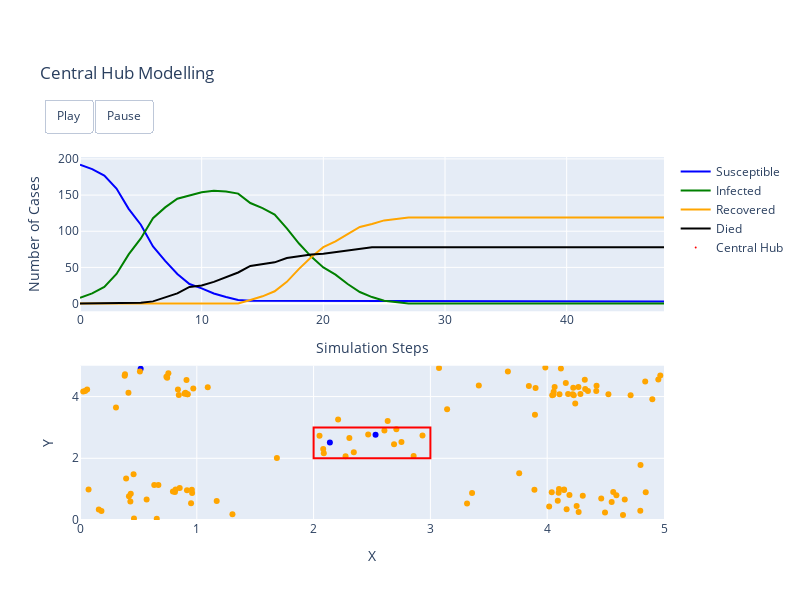

The notebook cell this image was saved under:
### Code cell
replay_plot(negatives, positives, survivors, deaths, df, grid_max=grid_max, loc_grid=central_location_grid)

### Figure 1 — Plotly figure (JSON) as saved in the notebook; plotly's stock layout.template omitted (floating-point values rounded to 4 significant figures)
{"data": [{"line": {"color": "blue", "width": 2}, "mode": "lines", "name": "Susceptible", "type": "scatter", "x": [0, 1, 2, 3, 4, 5, 6, 7, 8, 9, 10, 11, 12, 13, 14, 15, 16, 17, 18, 19, 20, 21, 22, 23, 24, 25, 26, 27, 28, 29, 30, 31, 32, 33, 34, 35, 36, 37, 38, 39, 40, 41, 42, 43, 44, 45, 46, 47, 48], "xaxis": "x", "y": [192, 186, 177, 159, 131, 109, 79, 59, 41, 27, 21, 14, 9, 5, 4, 4, 3, 3, 3, 3, 3, 3, 3, 3, 3, 3, 3, 3, 3, 3, 3, 3, 3, 3, 3, 3, 3, 3, 3, 3, 3, 3, 3, 3, 3, 3, 3, 3, 3, 3], "yaxis": "y"}, {"line": {"color": "green", "width": 2}, "mode": "lines", "name": "Infected", "type": "scatter", "x": [0, 1, 2, 3, 4, 5, 6, 7, 8, 9, 10, 11, 12, 13, 14, 15, 16, 17, 18, 19, 20, 21, 22, 23, 24, 25, 26, 27, 28, 29, 30, 31, 32, 33, 34, 35, 36, 37, 38, 39, 40, 41, 42, 43, 44, 45, 46, 47, 48], "xaxis": "x", "y": [8, 14, 23, 41, 68, 90, 118, 133, 145, 150, 154, 156, 155, 152, 139, 132, 123, 104, 83, 65, 50, 40, 27, 16, 9, 4, 2, 0, 0, 0, 0, 0, 0, 0, 0, 0, 0, 0, 0, 0, 0, 0, 0, 0, 0, 0, 0, 0, 0, 0], "yaxis": "y"}, {"line": {"color": "orange", "width": 2}, "mode": "lines", "name": "Recovered", "type": "scatter", "x": [0, 1, 2, 3, 4, 5, 6, 7, 8, 9, 10, 11, 12, 13, 14, 15, 16, 17, 18, 19, 20, 21, 22, 23, 24, 25, 26, 27, 28, 29, 30, 31, 32, 33, 34, 35, 36, 37, 38, 39, 40, 41, 42, 43, 44, 45, 46, 47, 48], "xaxis": "x", "y": [0, 0, 0, 0, 0, 0, 0, 0, 0, 0, 0, 0, 0, 0, 5, 10, 17, 30, 48, 64, 78, 86, 96, 106, 110, 115, 117, 119, 119, 119, 119, 119, 119, 119, 119, 119, 119, 119, 119, 119, 119, 119, 119, 119, 119, 119, 119, 119, 119, 119], "yaxis": "y"}, {"line": {"color": "black", "width": 2}, "mode": "lines", "name": "Died", "type": "scatter", "x": [0, 1, 2, 3, 4, 5, 6, 7, 8, 9, 10, 11, 12, 13, 14, 15, 16, 17, 18, 19, 20, 21, 22, 23, 24, 25, 26, 27, 28, 29, 30, 31, 32, 33, 34, 35, 36, 37, 38, 39, 40, 41, 42, 43, 44, 45, 46, 47, 48], "xaxis": "x", "y": [0, 0, 0, 0, 1, 1, 3, 8, 14, 23, 25, 30, 36, 43, 52, 54, 57, 63, 66, 68, 69, 71, 74, 75, 78, 78, 78, 78, 78, 78, 78, 78, 78, 78, 78, 78, 78, 78, 78, 78, 78, 78, 78, 78, 78, 78, 78, 78, 78, 78], "yaxis": "y"}, {"marker": {"color": "blue"}, "mode": "markers", "name": "Susceptible", "showlegend": false, "type": "scatter", "x": [2.53, 0.5193, 2.139], "xaxis": "x2", "y": [2.764, 4.9, 2.514], "yaxis": "y2"}, {"marker": {"color": "green"}, "mode": "markers", "name": "Infected", "showlegend": false, "type": "scatter", "x": [10], "xaxis": "x2", "y": [10], "yaxis": "y2"}, {"marker": {"color": "orange"}, "mode": "markers", "name": "Recovered", "showlegend": false, "type": "scatter", "x": [0.4346, 2.752, 0.8537, 0.8189, 0.5705, 1.305, 0.813, 0.462, 0.161, 2.467, 1.686, 0.7958, 0.4312, 0.419, 2.606, 0.08748, 2.087, 0.395, 0.9509, 0.9599, 0.4588, 0.6357, 0.1835, 0.9575, 0.6712, 0.9159, 0.6572, 0.07338, 1.17, 4.179, 4.24, 3.663, 4.267, 4.524, 3.901, 3.895, 4.218, 3.415, 4.42, 4.117, 4.055, 4.839, 4.422, 4.052, 4.322, 4.951, 4.105, 4.159, 4.325, 4.349, 4.064, 4.228, 4.284, 3.074, 4.043, 4.714, 3.984, 4.968, 3.843, 4.223, 4.9, 0.06111, 0.97, 0.02792, 0.846, 0.7465, 0.3825, 0.4149, 0.3851, 0.5129, 0.8946, 0.8386, 2.306, 0.7396, 2.932, 2.634, 2.856, 0.7566, 0.04447, 0.9233, 0.9117, 0.9025, 2.274, 1.094, 0.9181, 3.143, 0.3081, 4.797, 4.592, 4.565, 2.082, 4.305, 4.495, 4.552, 4.098, 4.664, 4.844, 2.709, 3.891, 3.76, 4.799, 4.101, 4.166, 2.21, 4.649, 4.463, 4.145, 4.144, 4.269, 4.09, 4.017, 2.344, 2.051, 2.689, 3.314, 4.039, 4.252, 4.19, 3.357], "xaxis": "x2", "y": [0.8539, 2.526, 1.034, 0.987, 0.6646, 0.1871, 0.9039, 0.05178, 0.3428, 2.768, 2.01, 0.9259, 0.5995, 0.7668, 2.905, -0.4204, 2.163, 1.346, 0.5445, 0.8724, 1.484, 1.134, 0.295, 0.9782, 1.135, 0.9652, 0.03717, 0.987, 0.6138, 4.086, 3.777, 4.812, 4.309, 4.072, 4.275, 3.413, 4.075, 4.362, 4.183, 4.912, 4.156, 4.485, 4.354, 4.063, 4.542, 4.555, 4.076, 4.442, 4.248, 4.185, 4.314, 4.043, 4.083, 4.926, 4.041, 4.046, 4.939, 4.682, 4.34, 4.284, 3.912, 4.227, 4.258, 4.163, 4.054, 4.611, 4.672, 4.124, 4.721, 4.814, 4.09, 4.228, 2.656, 4.64, 2.741, 3.206, 2.075, 4.753, 4.18, 4.08, 4.541, 4.127, 2.063, 4.301, 4.074, 3.593, 3.646, 0.3011, 0.8056, 0.91, 2.302, 0.7876, 0.2402, 0.5865, 0.8842, 0.6669, 0.9035, 2.94, 0.9783, 1.517, 1.782, 1.002, 0.347, 3.254, 0.1618, 0.6996, 0.9897, 0.969, 0.2603, 0.6203, 0.4383, 2.196, 2.73, 2.452, 0.535, 0.9015, 0.457, 0.8104, 0.873], "yaxis": "y2"}, {"marker": {"color": "red", "size": 1}, "mode": "markers", "name": "Central Hub", "showlegend": true, "type": "scatter", "x": [2, 3], "xaxis": "x2", "y": [2, 3], "yaxis": "y2"}], "layout": {"height": 600, "shapes": [{"line": {"color": "red", "width": 2}, "type": "rect", "x0": 2, "x1": 3, "xref": "x2", "y0": 2, "y1": 3, "yref": "y2"}], "title": {"text": "Central Hub Modelling"}, "updatemenus": [{"active": 0, "buttons": [{"args": [null, {"frame": {"duration": 100, "redraw": false}, "fromcurrent": true, "transition": {"duration": 10, "easing": "quadratic-in-out"}}], "label": "Play", "method": "animate"}, {"args": [[null], {"frame": {"duration": 0, "redraw": false}, "mode": "immediate", "transition": {"duration": 0}}], "label": "Pause", "method": "animate"}], "direction": "left", "pad": {"r": 10, "t": 87}, "showactive": false, "type": "buttons", "x": 0.14, "xanchor": "right", "y": 1.4, "yanchor": "top"}], "width": 800, "xaxis": {"anchor": "y", "autorange": true, "domain": [0, 1], "range": [0, 48], "title": {"text": "Simulation Steps"}, "type": "linear"}, "xaxis2": {"anchor": "y2", "domain": [0, 1], "range": [0, 5], "title": {"text": "X"}, "type": "linear"}, "yaxis": {"anchor": "x", "autorange": true, "domain": [0.575, 1], "range": [-10.67, 202.7], "title": {"text": "Number of Cases"}, "type": "linear"}, "yaxis2": {"anchor": "x2", "domain": [0, 0.425], "range": [0, 5], "title": {"text": "Y"}, "type": "linear"}}}
